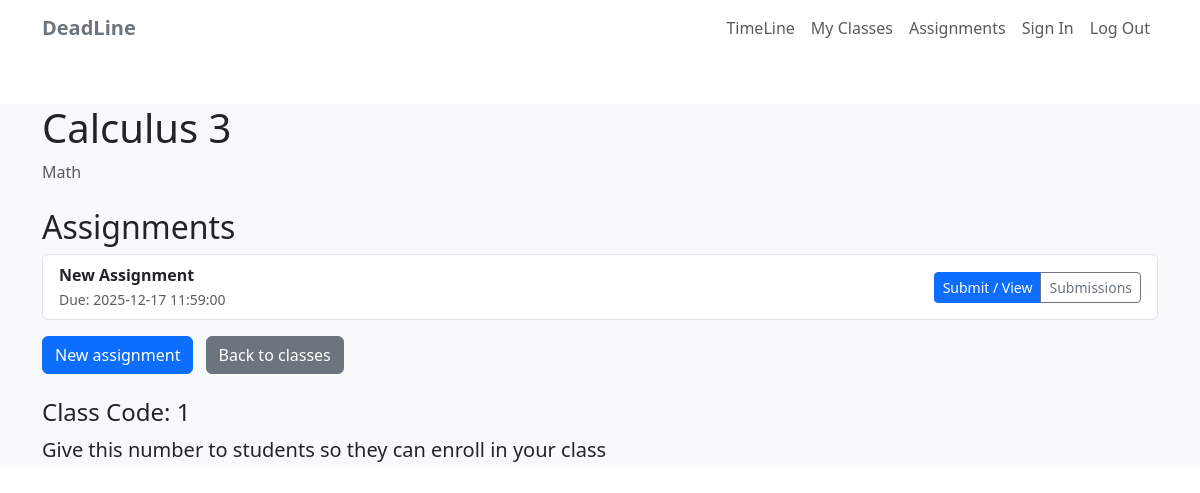
Before: /classes/1 (signed in) with the older database file.
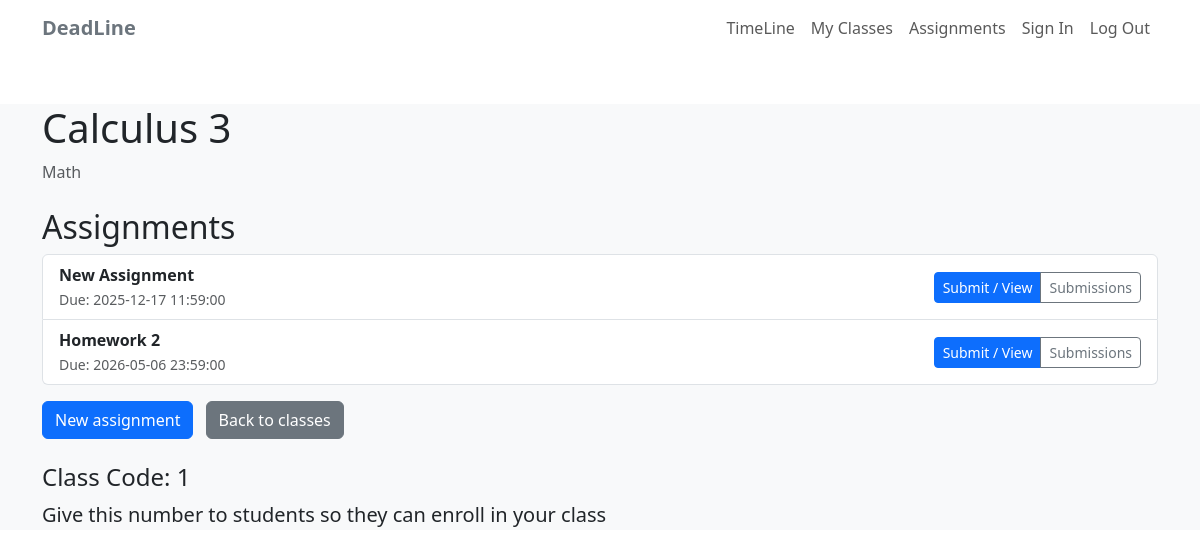
After: the same page with the newer database file.
### app/models.py (models this page shows, shortened)
class Assignment(db.Model):
    id = db.Column(db.Integer, primary_key=True)
    title = db.Column(db.String(140), nullable=False)
    description = db.Column(db.Text)
    due_date = db.Column(db.DateTime, nullable=False)
    created_at = db.Column(db.DateTime, default=datetime.utcnow)
    creator_id = db.Column(db.Integer, db.ForeignKey('user.id'))
    creator = db.relationship('User', backref='created_assignments')
    class_id = db.Column(db.Integer, db.ForeignKey('class.id'), nullable=False)
    clazz = db.relationship('Class', backref='assignments')

### app/routes.py (the view)
@deadline_app.route('/classes/<int:class_id>')
@login_required
def class_detail(class_id):
    clazz = Class.query.get_or_404(class_id)
    if current_user != clazz.owner and not clazz.members.filter_by(
        id=current_user.id
    ).first():
        abort(403)
    assignments = (
        Assignment.query
        .filter_by(class_id=clazz.id)
        .order_by(Assignment.due_date)
        .all()
    )
    return render_template('class_detail.html', clazz=clazz, assignments=assignments)

### app/__init__.py (called while the page is built)
def create_app():
    deadline_app = Flask(__name__)
    deadline_app.config.from_mapping(
        SECRET_KEY='shmortobius',
        SQLALCHEMY_DATABASE_URI='sqlite:///' + os.path.join(basedir, 'app.db'),
        SQLALCHEMY_TRACK_MODIFICATIONS=False
    )
    db.init_app(deadline_app)
    login_manager.init_app(deadline_app)
    login_manager.login_view = 'login'
    from app.models import User
    @login_manager.user_loader
    def load_user(user_id):
        return User.query.get(int(user_id))
    with deadline_app.app_context():
        from app import routes, models
        db.create_all()
    return deadline_app

### app/templates/class_detail.html
{% extends "layout.html" %}
{% block content %}
<section id="class" class="bg-light mt-5">
    <div class="container mt-4">
        <h1>{{ clazz.name }}</h1>
        {% if clazz.description %}
        <p class="text-muted">{{ clazz.description }}</p>
        {% endif %}
        <h2 class="mt-4">Assignments</h2>
        {% if assignments %}
        <ul class="list-group">
            {% for a in assignments %}
            <li class="list-group-item d-flex justify-content-between align-items-center">
                <div>
                    <strong>{{ a.title }}</strong><br>
                    <small class="text-muted">
                        Due: {{ a.due_date }}
                    </small>
                </div>
                <div class="btn-group">
                    <a href="{{ url_for('submit_assignment', assignment_id=a.id) }}"
                       class="btn btn-sm btn-primary">
                        Submit / View
                    </a>
                    {% if current_user.id == clazz.owner_id %}
                    <a href="{{ url_for('view_submissions', assignment_id=a.id) }}"
                       class="btn btn-sm btn-outline-secondary">
                        Submissions
                    </a>
                    {% endif %}
                </div>
            </li>
            {% endfor %}
        </ul>
        {% else %}
        <p class="text-muted mt-2">No assignments yet.</p>
        {% endif %}
        {% if current_user.id == clazz.owner_id %}
        <a href="{{ url_for('new_assignment', class_id=clazz.id) }}"
           class="btn btn-primary mt-3">New assignment</a>
        {% endif %}
        <a href="{{ url_for('classes') }}" class="btn btn-secondary mt-3 ms-2">Back to classes</a>
    </div>
    {% if current_user.id == clazz.owner_id %}
    <div class="container mt-4">
        <h4>Class Code: {{ clazz.id }}</h4>
        <p class="lead">Give this number to students so they can enroll in your class</p>
    </div>
    {% endif %}
</section>
    {% endblock %}

Changed rows visible on the page:
added Assignment: title "Homework 2", due_date "2026-05-06 23:59:00"
